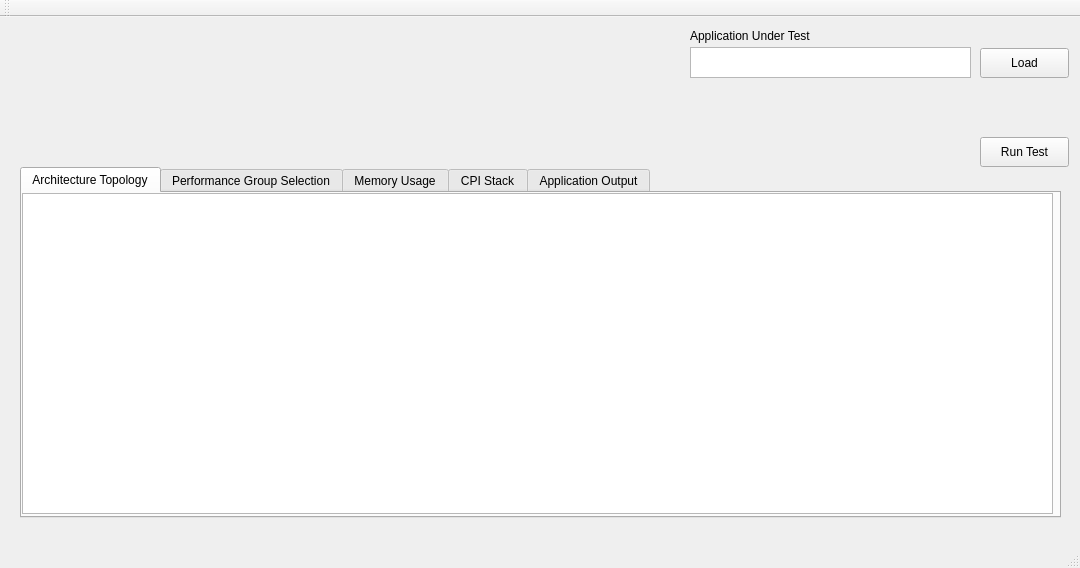
<?xml version="1.0" encoding="UTF-8"?>
<ui version="4.0">
 <class>MainWindow</class>
 <widget class="QMainWindow" name="MainWindow">
  <property name="geometry">
   <rect>
    <x>0</x>
    <y>0</y>
    <width>1080</width>
    <height>568</height>
   </rect>
  </property>
  <property name="windowTitle">
   <string>MainWindow</string>
  </property>
  <widget class="QWidget" name="centralWidget">
   <widget class="QTextEdit" name="Application_Text">
    <property name="geometry">
     <rect>
      <x>690</x>
      <y>30</y>
      <width>281</width>
      <height>31</height>
     </rect>
    </property>
    <property name="readOnly">
     <bool>true</bool>
    </property>
   </widget>
   <widget class="QLabel" name="Application_Label">
    <property name="geometry">
     <rect>
      <x>690</x>
      <y>10</y>
      <width>161</width>
      <height>17</height>
     </rect>
    </property>
    <property name="text">
     <string>Application Under Test</string>
    </property>
   </widget>
   <widget class="QPushButton" name="ApplicationLoad_pushButton">
    <property name="geometry">
     <rect>
      <x>980</x>
      <y>31</y>
      <width>89</width>
      <height>30</height>
     </rect>
    </property>
    <property name="text">
     <string>Load</string>
    </property>
   </widget>
   <widget class="QPushButton" name="RunTest_pushButton">
    <property name="geometry">
     <rect>
      <x>980</x>
      <y>120</y>
      <width>89</width>
      <height>30</height>
     </rect>
    </property>
    <property name="text">
     <string>Run Test</string>
    </property>
   </widget>
   <widget class="QLabel" name="Logo">
    <property name="geometry">
     <rect>
      <x>20</x>
      <y>10</y>
      <width>261</width>
      <height>131</height>
     </rect>
    </property>
    <property name="text">
     <string/>
    </property>
   </widget>
   <widget class="QTabWidget" name="tabWidget">
    <property name="geometry">
     <rect>
      <x>20</x>
      <y>150</y>
      <width>1041</width>
      <height>351</height>
     </rect>
    </property>
    <property name="currentIndex">
     <number>0</number>
    </property>
    <widget class="QWidget" name="Topology_Tab">
     <attribute name="title">
      <string>Architecture Topology</string>
     </attribute>
     <widget class="QTextBrowser" name="Topology_Text">
      <property name="geometry">
       <rect>
        <x>0</x>
        <y>0</y>
        <width>1031</width>
        <height>321</height>
       </rect>
      </property>
     </widget>
    </widget>
    <widget class="QWidget" name="PerfGroup_Tab">
     <attribute name="title">
      <string>Performance Group Selection</string>
     </attribute>
     <widget class="QListWidget" name="PerfGroups_List">
      <property name="geometry">
       <rect>
        <x>0</x>
        <y>20</y>
        <width>431</width>
        <height>301</height>
       </rect>
      </property>
     </widget>
     <widget class="QLabel" name="Application_Label_2">
      <property name="geometry">
       <rect>
        <x>1</x>
        <y>-3</y>
        <width>161</width>
        <height>20</height>
       </rect>
      </property>
      <property name="text">
       <string>Performance Groups</string>
      </property>
     </widget>
     <widget class="QLabel" name="Application_Label_3">
      <property name="geometry">
       <rect>
        <x>830</x>
        <y>0</y>
        <width>200</width>
        <height>20</height>
       </rect>
      </property>
      <property name="text">
       <string>Chosen Performance Groups</string>
      </property>
     </widget>
     <widget class="QListWidget" name="ChosenPerfGroups_List">
      <property name="geometry">
       <rect>
        <x>578</x>
        <y>21</y>
        <width>461</width>
        <height>301</height>
       </rect>
      </property>
     </widget>
     <widget class="QPushButton" name="AddPerfGroup_pushButton">
      <property name="geometry">
       <rect>
        <x>450</x>
        <y>110</y>
        <width>110</width>
        <height>30</height>
       </rect>
      </property>
      <property name="text">
       <string>Add Item</string>
      </property>
     </widget>
     <widget class="QPushButton" name="RemovePerfGroup_pushButton">
      <property name="geometry">
       <rect>
        <x>450</x>
        <y>160</y>
        <width>110</width>
        <height>30</height>
       </rect>
      </property>
      <property name="text">
       <string>Remove Item</string>
      </property>
     </widget>
    </widget>
    <widget class="QWidget" name="MemoryUsage_Tab">
     <attribute name="title">
      <string>Memory Usage</string>
     </attribute>
    </widget>
    <widget class="QWidget" name="CPIStack_Tab">
     <attribute name="title">
      <string>CPI Stack</string>
     </attribute>
     <widget class="CustomView" name="CPI_Stack_GraphicsView">
      <property name="geometry">
       <rect>
        <x>0</x>
        <y>0</y>
        <width>1041</width>
        <height>321</height>
       </rect>
      </property>
     </widget>
    </widget>
    <widget class="QWidget" name="ApplicationOutput_Tab">
     <attribute name="title">
      <string>Application Output</string>
     </attribute>
     <widget class="QTextBrowser" name="ApplicationOutput_Text">
      <property name="geometry">
       <rect>
        <x>0</x>
        <y>0</y>
        <width>1041</width>
        <height>321</height>
       </rect>
      </property>
     </widget>
    </widget>
   </widget>
  </widget>
  <widget class="QMenuBar" name="menuBar">
   <property name="geometry">
    <rect>
     <x>0</x>
     <y>0</y>
     <width>1080</width>
     <height>22</height>
    </rect>
   </property>
  </widget>
  <widget class="QToolBar" name="mainToolBar">
   <attribute name="toolBarArea">
    <enum>TopToolBarArea</enum>
   </attribute>
   <attribute name="toolBarBreak">
    <bool>false</bool>
   </attribute>
  </widget>
  <widget class="QStatusBar" name="statusBar"/>
 </widget>
 <layoutdefault spacing="6" margin="11"/>
 <customwidgets>
  <customwidget>
   <class>CustomView</class>
   <extends>QGraphicsView</extends>
   <header>customview.h</header>
  </customwidget>
 </customwidgets>
 <resources/>
 <connections/>
</ui>
